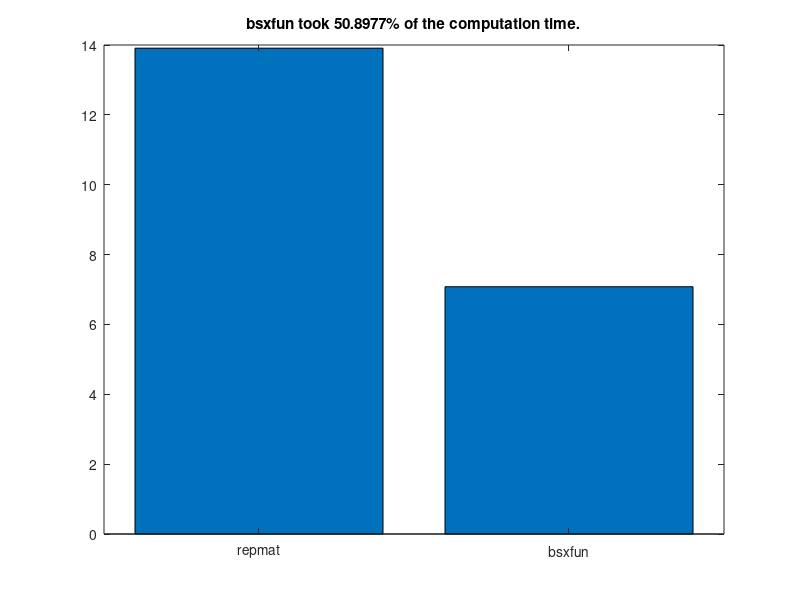

Source code (MATLAB):
%% Analyzing Neural Time Series Data
% Matlab code for Chapter 4 script A
% Mike X Cohen
% 
% This code accompanies the book, titled "Analyzing Neural Time Series Data" 
% (MIT Press). Using the code without following the book may lead to confusion, 
% incorrect data analyses, and misinterpretations of results. 
% Mike X Cohen assumes no responsibility for inappropriate or incorrect use of this code. 

%% variables, part I
% Let's start with variables. A variable is a place-holder for
% information. To create a variable, you simply assign it information. 
% For example,

mike = 10;
bob  = 20;

% If you type these into the command window (or highlight them here and hit
% F9, or highlight them, right-click, and choose "Evaluate Selection"), you 
% will create the variables.
% Because the variables refer to numbers, you can add them, multiple them,
% etc: 
mike + bob; % Note: You can also put comments after code
(mike+bob)/(mike-bob)

% Notice that when the line ends with a semicolon, the output is suppressed, 
% and when there is no semicolon, it outputs the results in the command window.

% variables can also be strings:
mike = 'mike'; 
% now we've re-assigned mike from a number to a character array. Type
% 'whos' into the matlab command. 
whos

% You can also assign matrices to variables:
a_simple_matrix=[ 3 4 5; 1 2 3; 9 8 7 ];
% type this into the command to see how the semicolon was used to delineate
% separate lines. 

% Square brackets concatinate: 
mikes_full_name = [ mike ' cohen' ];
mikes_two_fav_numbers = [ 7 23 ];

% type whos in the command to see the properties of our variables. Note the 
% difference between double and char (character), and note the sizes of different variables.

%% Variables, part II

% Variables can be more sophisticated. Variables can be cells, which
% are like blocks that may contain different kinds of information. 
var1{1} = [ 1 2 3 4 5 6 7 ];
var1{2} = 'hello world';
var1{3} = [ 1 3 6 7 4 3 5 6 7 87 76 43 4 5 6 767 ];

var1
var1{2}

% The most flexible type of variable is a structure. Structures contain fields that 
% are used for different kinds of data. For example:

ANTS.name = 'mike'; % ANTS = Analyzing Neural Time Series
ANTS.position = 'author';
ANTS.favorite_toothpaste_flavor = 'cinnamon';
ANTS.number_of_watches = 18;
ANTS.favorite_color = [ .8 .1 .8 ]; % RGB values

% You can also have an array of structures
ANTS(2).name = 'Your name here';
ANTS(2).position = 'reader';
ANTS(2).favorite_toothpaste_flavor = 'bratworst'; % gross, but true
ANTS(2).number_of_watches = 1;
ANTS(2).favorite_color = [ 1 1 1 ];

% now you can get information about all fields from one specific element of
% the structure:
ANTS(1)

% or information about one field within one member:
ANTS(1).number_of_watches

% or information about one field from all members:
ANTS.favorite_toothpaste_flavor

% note that this last result came out as two separate answers. If you want
% to combine them into a single output (e.g., a cell array), use curly
% brackets:
{ANTS.favorite_toothpaste_flavor}
[ANTS.favorite_toothpaste_flavor]
%% functions

% functions are modular pieces of code stored in a separate file. Most
% functions can be opened and you can see/modify the code. Some functions
% are compiled and not viewable or editable.

% Functions may take inputs:
randperm(4) % randperm is a function that randomly permutes integers. 4 is the input. 

% or a vector:
mean([1 3 2 4 3 5 4 6])

% to see the guts of this function, highlight "mean" and right-click,
% Open File (or type "edit mean" in the command, or highlight and Ctrl-D)

% IMPORTANT! Do not modify matlab functions unless you really know what
% you're doing! A better idea is to copy the function into a different file
% and use a different name. 

% Most functions also give outputs:
permuted_integers = randperm(4); % now the output of the function is stored in a new variable

whos permuted_in* % Note that you can also use the * character for whos

% some functions can have multiple inputs: 
random_number_matrix = rand(4,6); % Here, we asked for a 4 x 6 matrix of random numbers

% some functions have multiple outputs:
[max_value max_value_index] = max([1 2 3 9 8 7 6]);
% This also shows matrix indexing, which we'll get to soon. 

% IMPORTANT: You can use the output of one function as the input to another
% function. This is a powerful way to make your matlab programming fast and
% efficient. On the other hand, if you embed functions to an extreme you
% might unreadable code.
[max_value max_value_index] = max( randperm( round( rand(1)*10 ) ) );
% Note that when you put the cursor on a parenthesis, it underlines the
% corresponding other parenthesis. 

% type 'help <function_name>' in the matlab command to
% read about a function. 
help max % also try: doc max

%% indexing

% Indexing is a powerful tool in matlab to access particular parts of a
% variable. Indexing is very simple: Imagine you have 100 twinkies arranged
% in a 10 x 10 square: 
twinkies = rand(10,10)

% If you wanted to eat the twinkie in the 4th row, 8th column, you write:
the_twinkie_i_will_eat = twinkies(4,8);

%% The colon operator

% By default, the colon operator increments in integer units from the 
% first to the second number. Observe:
1:10
% You can also increment by a certain amount:
1:2:10
count2ten=1:.23956:10;

% the colon operator is also useful when indexing. Let's say you want to
% eat several twinkies:
twinkies_i_will_eat = twinkies(4:8,2:7);

% Question: How big should the variable twinkies_i_will_eat be? 
whos twin* % answer

% To count backwards, you must specify that you want to skip with a negative number:
rookie_mistake     = 10:1;
how_the_pros_do_it = 10:-1:1;

%% determining the sizes of variables

% You can see variable sizes using whos, but there are also ways 
% to output matrix sizes into variables, which will be useful in many situations.

length(random_number_matrix)
% important! "length" returns the length of the longest dimension, regardless of how many dimensions there are!

% you can use size to find the sizes of all dimensions:
size(twinkies)
size(twinkies,1) % or only specific dimensions...

numel(twinkies) % numel stands for 'total number of elements'

% these functions also produce outputs:
twinkie_array_size = size(twinkies);
prod(twinkie_array_size) % prod returns the product of input numbers

% of course, these functions work on non-numeric variables, e.g.,
length(ANTS)

%% for-loops

% A for-loop is a way to iterate repeatedly:

for counting_variable = 1:10
    disp(counting_variable); % disp stands for display, which prints information in the command window
end

% another example:
for counting_variable = 1:2:10
    disp([ 'The ' num2str(counting_variable) 'th iteration value times 2 divided by 3 and added to 7 is ' num2str(counting_variable*2/3+7) '.' ])
end

% You can embed loops within loops
for i = 1:5
    for j = 3:7
        product_matrix(i,j) = i*j; % Matlab produces a warning here because product_matrix is not initialized. See text in Chapter 4.
    end
end

% Two important things to note here: (1) You can use the same numbers as
% indices AND as variables; (2) Unspecified elements in a matrix are
% automatically created and set to zero. 

number_rows    = 5; % having many spaces is allowed and facilitates code aesthetics
number_columns = 7;
% initialize matrix with zeros
product_matrix = zeros(number_rows,number_columns);

for i=1:number_rows
    for j=1:number_columns
        product_matrix(i,j)=i*j;
    end % end j-loop
end % end i-loop

% note the comments following end-statements. When you have multiple long
% loops, this kind of commenting will be helpful. Also note that when you 
% click on one of the "for" or "end" statements, its pair will be underlined. 

%% if-statements

% Exactly how it sounds
if 4>5
    disp('Something has gone awry in the universe')
end

if 4>5
    disp('Something is still very wrong')
else
    disp('Whew! Everything''s normal.') % note the two single-parenthesis marks inside the string
end

% the 'switch/case' statement is similar to 'if/else'
for counting_variable = 1:2:10
    switch counting_variable
        case 1 % compares 'counting_variable' to '1'
            disp([ 'The ' num2str(counting_variable) 'st iteration value times 2 divided by 3 and added to 7 is ' num2str(counting_variable*2/3+7) '.' ])
        case 2
            disp([ 'The ' num2str(counting_variable) 'nd iteration value times 2 divided by 3 and added to 7 is ' num2str(counting_variable*2/3+7) '.' ])
        case 3
            disp([ 'The ' num2str(counting_variable) 'rd iteration value times 2 divided by 3 and added to 7 is ' num2str(counting_variable*2/3+7) '.' ])
        otherwise
            disp([ 'The ' num2str(counting_variable) 'th iteration value times 2 divided by 3 and added to 7 is ' num2str(counting_variable*2/3+7) '.' ])
    end % end switch
end

%% boolean (true/false)

% sometimes, it's useful to know if a statement is TRUE or FALSE. 
% You can use a double-equals sign:

5==5

% The answer is '1', which in this case means 'true'. The oppose of true (1) is false (0):
5==4

% You can assign these answers to variables:
fourIsFive = 4==5; % see below for disambiguating = and ==

whos fourIsFive
% note that 'fourIsFive' is type "logical", or boolean. 

% Other related useful functions:
matrix0 = false(10,3);
matrix1 = true(4,12);

% you can use the tilde "~" to negate a statement:
~(1==1) % false because the negation of 1==1 is false
~(4>3)  % also false because the negation of 4>3 is false
~(4<3)  % true because it is false (~) that 4 is greater than 3. Tricky!

% things can sometimes get tricky:
truthtest = 1 == 2;

% Remember:
%    One equals sign is a statement ("you have this value").
%    Two equals signs means you are asking a question ("are these the same?").
% Mnemonic: "Say with one (=), ask with two (==), then you know just who is who!" 
%           (I didn't say it was a good mnemonic...)

%% repmat

% repmat is short for "replicate matrix." It is a handy function that
% is often used in analyses. The problem that repmat solves is matrix
% operations with other matrices. First, consider that adding a scalar 
% (a single number) to a matrix is no problem. 

mat = rand(4);

mat+23

% Now imagine that mat is EEG data with 4 electrodes and 10 time points:
mat = rand(4,10);

% now you want to subtract the mean over time:
meanOverTime = mean(mat,2); % second input to mean function is the dimension along which to compute the mean

mat = mat - meanOverTime;

% the previous line crashes because the matrices are of unequal size
whos mat meanOverTime

% repmat will help:
meanOverTimeRepmat = repmat(meanOverTime,1,size(mat,2));
whos mat meanOverTime*
% repmat takes 3 inputs: the matrix you want to replicate, the number of
% times to replicate it over rows, and the number of times to replicate it
% over columns (you can also input more dimensions). We want to replicate
% this matrix only over time points (the size of the second dimension of
% mat). Now the subtraction works:

matmean = mat - meanOverTimeRepmat;


% Other examples of repmat:
mat = [1 2 3; 10 20 30];

repmat(mat,1,1)
repmat(mat,1,2)
repmat(mat,2,1)

%% bsxfun

% bsxfun is a useful function for fast and easy array and matrix manipulations.
% It was introduced to Matlab fairly recently, so older versions of Matlab
% do not have this utility. 

% for example, the following function will add 4 to a random matrix:
bsxfun(@plus,randn(10),4)

% this might not seem any better than "randn(10)+4" and for this small
% case, it isn't. bsxfun is more useful because it performs
% singleton-expansion, which means you may be able to avoid using repmat.
% For example, imagine a dataset with 100 channels and 100,000 time points: 
a  = rand(100,100000);

% To subtract the mean of the entire time series: 
am = a - repmat(mean(a,2),1,size(a,2));

% Notice that the repmat is necessary:
am = a - mean(a,2);

% The previous line crashes because the sizes of a and its mean are not the
% same. However, bsxfun expands this automatically
am = bsxfun(@minus,a,mean(a,2));

% let's do a timing test...
tic
for i=1:100
    am = a - repmat(mean(a,2),1,size(a,2));
end
t(1)=toc;

tic
for i=1:100
    am = bsxfun(@minus,a,mean(a,2));
end
t(2)=toc;

figure
bar(t)
set(gca,'xtick',1:2,'xticklabel',{'repmat';'bsxfun'},'xlim',[.5 2.5])
title([ 'bsxfun took ' num2str(100*t(2)/t(1)) '% of the computation time.' ])
% you'll learn more about the above lines in part B of this code


% Thus, bsxfun is a bit faster but also more convenient to use, and more elegant. 
% There are other similar functions to bsxfun, including arrayfun and cellfun. 
% In addition to speed, the *fun functions allow you to avoid using loops. 
% For example, let's say you want to know the length of items in a cell array. 

% create cell array whose elements have variable lengths
c = cell(1,40);
for i=1:length(c)
    c{i} = randn(1,round(rand*100));
end

% now you want to know how many elements are in each cell. 
% Normally you need a loop:
cell_lengths = zeros(size(c));
for i=1:length(c)
    cell_lengths(i) = numel(c{i});
end

% But cellfun is more efficient:
cell_lengths = cellfun(@length,c);

%% end

% continue on the part b of this code...
